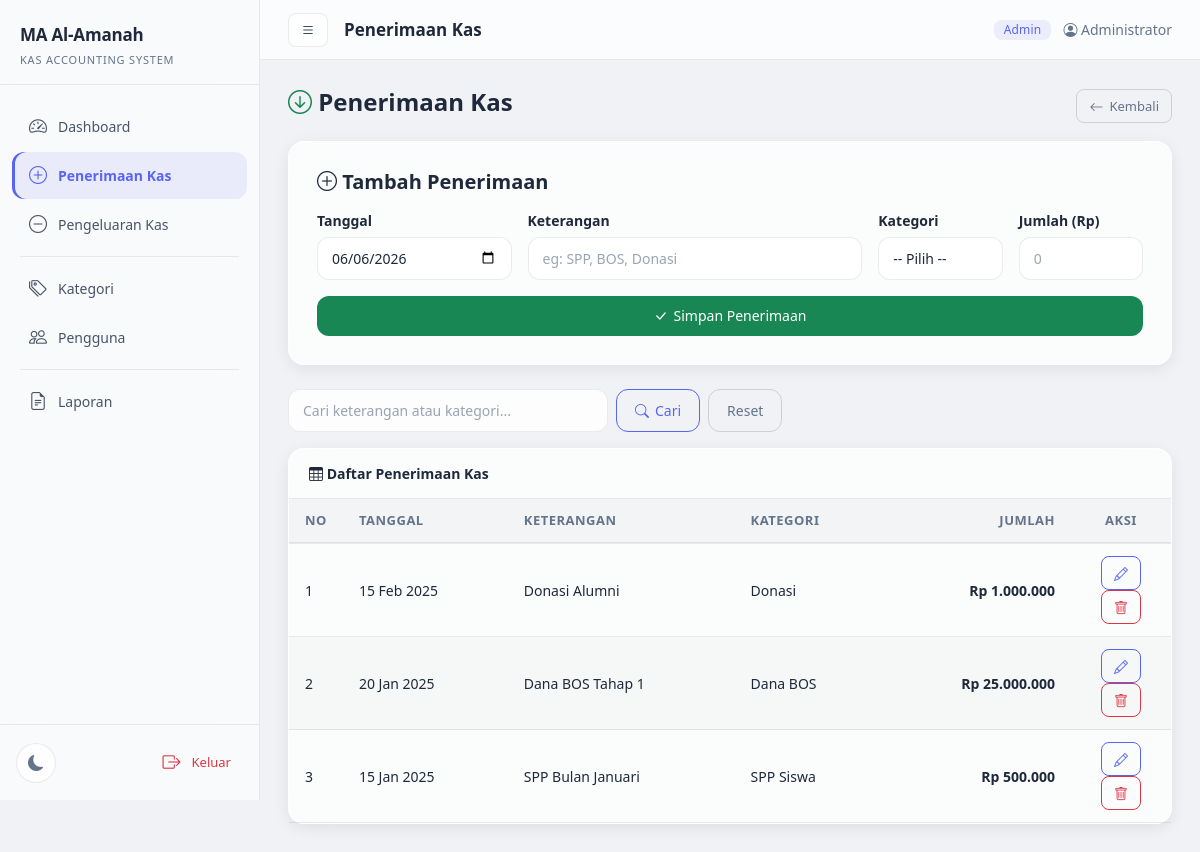
/penerimaan.php (signed in), run on the app's committed database.
### tables this page shows
CREATE TABLE IF NOT EXISTS transaksi (
    id INT AUTO_INCREMENT PRIMARY KEY,
    tanggal DATE NOT NULL,
    keterangan TEXT NOT NULL,
    jenis ENUM('masuk', 'keluar') NOT NULL,
    jumlah DECIMAL(12,2) NOT NULL,
    kategori_id INT NULL,
    user_id INT NOT NULL,
    created_at TIMESTAMP DEFAULT CURRENT_TIMESTAMP,
    FOREIGN KEY (kategori_id) REFERENCES kategori(id) ON DELETE SET NULL,
    FOREIGN KEY (user_id) REFERENCES users(id) ON DELETE CASCADE
);

CREATE TABLE IF NOT EXISTS kategori (
    id INT AUTO_INCREMENT PRIMARY KEY,
    nama_kategori VARCHAR(100) NOT NULL,
    jenis ENUM('masuk', 'keluar') NOT NULL,
    created_at TIMESTAMP DEFAULT CURRENT_TIMESTAMP
);

### penerimaan.php (the view, shortened to what this page needs)
<?php
$search = isset($_GET['search']) ? mysqli_real_escape_string($koneksi, $_GET['search']) : '';
$where = "WHERE t.jenis = 'masuk'";
$query = "SELECT t.*, k.nama_kategori FROM transaksi t LEFT JOIN kategori k ON t.kategori_id = k.id $where ORDER BY t.tanggal DESC, t.id DESC";
$result = mysqli_query($koneksi, $query);
include 'includes/header.php';
include 'includes/sidebar.php';
?>
<div class="d-flex justify-content-between align-items-center mb-3">
    <h4 style="font-weight:600;"><i class="bi bi-arrow-down-circle" style="color:var(--success);"></i> Penerimaan Kas</h4>
    <a href="javascript:history.back()" class="btn btn-outline-secondary btn-sm"><i class="bi bi-arrow-left"></i> Kembali</a>
</div>
<div class="glass card-form mb-4">
    <h5 class="mb-3" style="font-weight:600;"><i class="bi bi-plus-circle"></i> Tambah Penerimaan</h5>
    <form method="POST">
        <div class="row g-3">
            <div class="col-md-3">
                <label class="form-label">Tanggal</label>
                <input type="date" name="tanggal" class="form-control" value="<?= date('Y-m-d') ?>" required>
            </div>
            <div class="col-md-5">
                <label class="form-label">Keterangan</label>
                <input type="text" name="keterangan" class="form-control" placeholder="eg: SPP, BOS, Donasi" required>
            </div>
            <div class="col-md-2">
                <label class="form-label">Kategori</label>
                <select name="kategori_id" class="form-select">
                    <option value="">-- Pilih --</option>
                </select>
            </div>
            <div class="col-md-2">
                <label class="form-label">Jumlah (Rp)</label>
                <input type="number" name="jumlah" class="form-control" min="0.01" step="0.01" placeholder="0" required>
            </div>
            <div class="col-12">
                <button type="submit" name="add" class="btn btn-success w-100"><i class="bi bi-check-lg"></i> Simpan Penerimaan</button>
            </div>
        </div>
    </form>
</div>
<div class="d-flex gap-2 mb-3">
    <form method="GET" class="d-flex gap-2 flex-grow-1">
        <input type="text" name="search" class="form-control" placeholder="Cari keterangan atau kategori..." value="<?= htmlspecialchars($search) ?>" style="max-width:320px;">
        <button type="submit" class="btn btn-outline-primary"><i class="bi bi-search"></i> Cari</button>
        <a href="penerimaan.php" class="btn btn-outline-secondary">Reset</a>
    </form>
</div>
<div class="glass">
    <div style="padding:14px 20px;border-bottom:1px solid var(--border);font-weight:600;"><i class="bi bi-table"></i> Daftar Penerimaan Kas</div>
    <div class="table-responsive">
        <table class="table mb-0">
            <thead><tr><th style="width:40px">No</th><th>Tanggal</th><th>Keterangan</th><th>Kategori</th><th style="text-align:right">Jumlah</th><th style="width:100px;text-align:center">Aksi</th></tr></thead>
            <tbody>
                <?php if (mysqli_num_rows($result) > 0): $no = 1; while ($row = mysqli_fetch_assoc($result)): ?>
                <tr>
                    <td><?= $no++ ?></td>
                    <td><?= date('d M Y', strtotime($row['tanggal'])) ?></td>
                    <td><?= htmlspecialchars($row['keterangan']) ?></td>
                    <td><?= htmlspecialchars($row['nama_kategori'] ?? '-') ?></td>
                    <td style="text-align:right" class="fw-semibold" style="color:var(--success);">Rp <?= number_format($row['jumlah'], 0, ',', '.') ?></td>
                    <td style="text-align:center">
                        <button class="btn btn-sm btn-outline-primary" data-bs-toggle="modal" data-bs-target="#editModal<?= $row['id'] ?>" title="Edit"><i class="bi bi-pencil"></i></button>
                        <a href="penerimaan.php?hapus=<?= $row['id'] ?>" class="btn btn-sm btn-outline-danger" onclick="return confirm('Yakin ingin menghapus?')" title="Hapus"><i class="bi bi-trash"></i></a>
                    </td>
                </tr>
                <?php endwhile; else: ?>
                <tr><td colspan="6" class="text-center py-4 text-muted"><i class="bi bi-inbox" style="font-size:28px;"></i><br>Belum ada data penerimaan kas.</td></tr>
                <?php endif; ?>
            </tbody>
        </table>
    </div>
</div>
<?php include 'includes/footer.php'; ?>

### data on the page
transaksi: tanggal "15 Feb 2025", keterangan "Donasi Alumni", kategori.nama_kategori "Donasi", jumlah "1.000.000"
transaksi: tanggal "20 Jan 2025", keterangan "Dana BOS Tahap 1", kategori.nama_kategori "Dana BOS", jumlah "25.000.000"
transaksi: tanggal "15 Jan 2025", keterangan "SPP Bulan Januari", kategori.nama_kategori "SPP Siswa", jumlah "500.000"

### other printed values
$title "Penerimaan Kas"
$_SESSION['nama_lengkap'] "Administrator"
